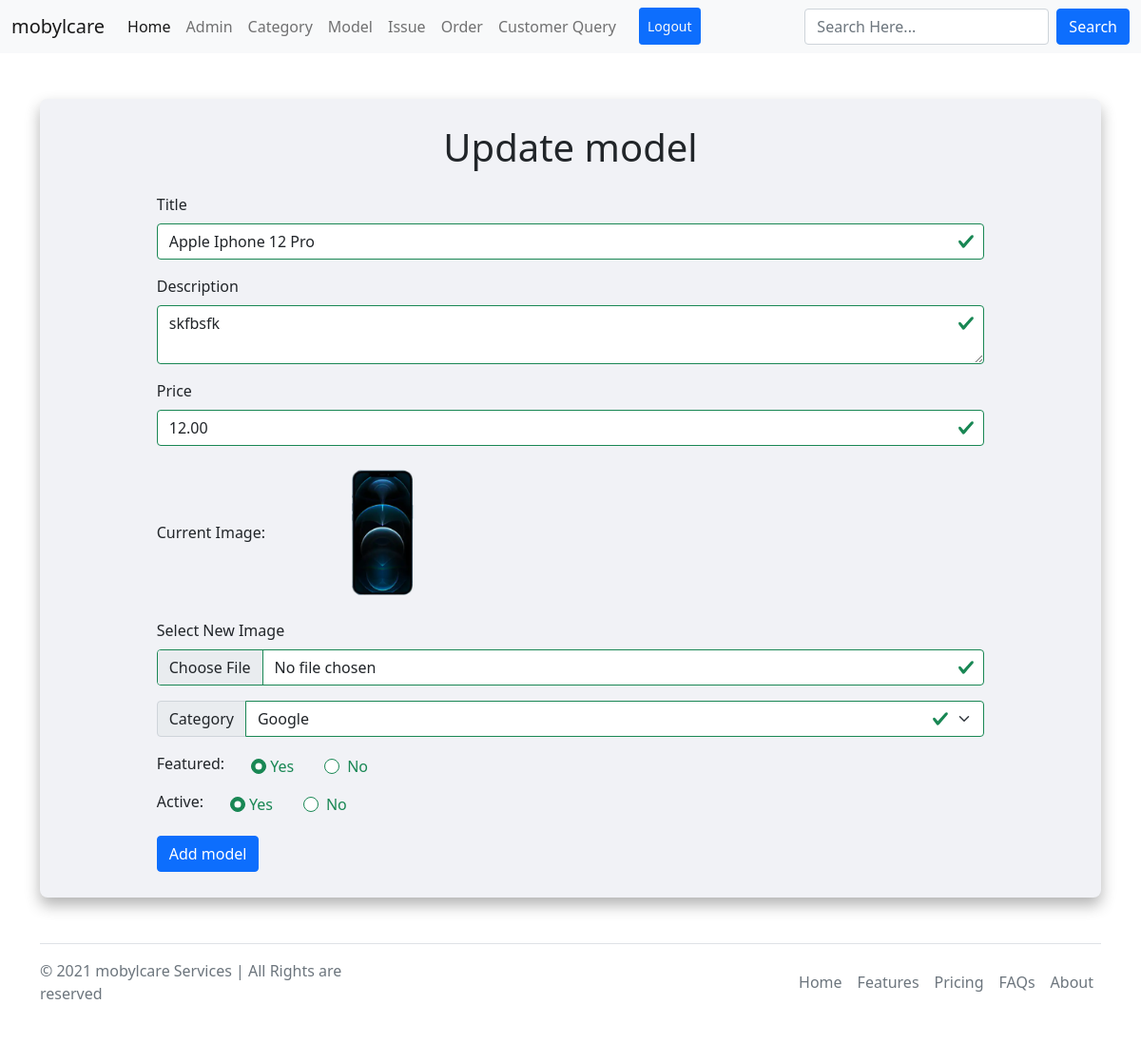
Screenshot of /admin/update-model.php?id=13 (signed in) with the database file from the repository.
### tables this page shows
CREATE TABLE `tbl_model` (
  `id` int(10) UNSIGNED NOT NULL,
  `title` varchar(100) NOT NULL,
  `description` text NOT NULL,
  `price` decimal(10,2) NOT NULL,
  `image_name` varchar(255) NOT NULL,
  `category_id` int(10) UNSIGNED NOT NULL,
  `featured` varchar(10) NOT NULL,
  `active` varchar(10) NOT NULL
);

CREATE TABLE `tbl_category` (
  `id` int(10) UNSIGNED NOT NULL,
  `title` varchar(100) NOT NULL,
  `image_name` varchar(255) NOT NULL,
  `featured` varchar(10) NOT NULL,
  `active` varchar(10) NOT NULL
);

### admin/update-model.php (the view, shortened to what this page needs)
<?php
include('partials/_header.php');
?>
<?php
if (isset($_GET['id'])) {
    $id = $_GET['id'];
    $sql2 = "SELECT * FROM tbl_model WHERE id=$id";
    $result2 = mysqli_query($conn, $sql2);
    $row2 = mysqli_fetch_assoc($result2);
    $title = $row2['title'];
    $description = $row2['description'];
    $price = $row2['price'];
    $current_image = $row2['image_name'];
    $current_category = $row2['category_id'];
    $featured = $row2['featured'];
    $active = $row2['active'];
} else {
    header('location:' . SITEURL . 'admin/manage-model.php');
    die();
}
?>
<div class="container my-5">
    <div id="main-content" class="zindex-2" style="box-shadow: 0 .5rem 1rem rgba(0,0,0,0.3);">
        <div id="wrapper">
            <h1 class="text-center py-3">Update model</h1>
            <form action="" class="was-validated" method="post" enctype="multipart/form-data">
                <div class="mb-3">
                    <label for="title" class="form-label">Title </label>
                    <input type="text" value="<?php echo $title; ?>" class="form-control" value="" name="title" id="title" aria-describedby="emailHelp">
                </div>
                <div class="mb-3">
                    <label for="description" class="form-label">Description</label>
                    <textarea placeholder="Description of the model" class="form-control" name="description" id="description"><?php echo $description; ?></textarea>
                </div>
                <div class="mb-3">
                    <label for="price" class="form-label">Price</label>
                    <input value="<?php echo $price; ?>" type="number" class="form-control" name="price" id="price">
                </div>
                <div class="mb-3 d-flex align-items-center">
                    <label class="form-label mb-0">Current Image: </label>
                    <div class="ms-5">
                        <?php
                        if ($current_image == "") {
                            echo '<div class="text-danger">Image not Available</div>';
                        } else {
                        ?>
                            <img src="<?php echo SITEURL; ?>images/model/<?php echo $current_image; ?>" width="150px">
                        <?php
                        }
                        ?>
                    </div>
                </div>
                <div class="mb-3">
                    <label for="image" class="form-label">Select New Image </label>
                    <input type="file" class="form-control" name="image" id="image" aria-label="file example">
                </div>
                <div class="input-group mb-3">
                    <label class="input-group-text" for="inputGroupSelect01">Category</label>
                    <select class="form-select" name="category" id="inputGroupSelect01">
                        <?php
                        $sql = "SELECT * FROM tbl_category WHERE active='Yes'";
                        $result = mysqli_query($conn, $sql);
                        $count = mysqli_num_rows($result);
                        if ($count > 0) {
                            while ($row = mysqli_fetch_assoc($result)) {
                                $category_title = $row['title'];
                                $category_id = $row['id'];
                        ?>
                                <option <?php if ($current_category == $category_id) {
                                            echo 'selected';
                                        } ?> value="<?php echo $category_id; ?>"><?php echo $category_title; ?></option>
                            <?php
                            }
                        } else {
                            ?>
                            <option value="0">Category Not Available</option>
                        <?php
                        }
                        ?>
                    </select>
                </div>
                <div class="mb-2 d-flex align-items-center">
                    <label for="exampleInputEmail1" class="form-label">Featured: </label>
                    <div class="form-check">
                        <input <?php if ($featured == "Yes") {
                                    echo "checked";
                                } ?> class="form-check-input mx-1" name="featured" type="radio" value="Yes" id="featured">
                        <label class="form-check-label" for="featured">
                            Yes
                        </label>
                    </div>
                    <div class="form-check">
                        <input <?php if ($featured == "No") {
                                    echo "checked";
                                } ?> class="form-check-input mx-2" type="radio" name="featured" value="No" id="featured">
                        <label class="form-check-label" for="featured">
                            No
                        </label>
                    </div>
                </div>
                <div class="mb-3 d-flex align-items-center">
                    <label for="exampleInputEmail1" class="form-label">Active: </label>
                    <div class="form-check">
                        <input <?php if ($active == "Yes") {
                                    echo "checked";
                                } ?> class="form-check-input mx-1" type="radio" name="active" value="Yes" id="active">
                        <label class="form-check-label" for="active">
                            Yes
                        </label>
                    </div>
                    <div class="form-check">
                        <input <?php if ($active == "No") {
                                    echo "checked";
                                } ?> class="form-check-input mx-2" type="radio" name="active" value="No" id="active">
                        <label class="form-check-label" for="active">
                            No
                        </label>
                    </div>
                </div>
                <div class="mb-3">
                    <button class="btn btn-primary" type="submit" name="submit">Add model</button>
                </div>
            </form>
        </div>
    </div>
</div>
<?php
include('partials/_footer.php');
?>

### css/admin.css (style rules this page uses)
* { margin: 0; padding: 0; font-family: 'Segoe UI', Tahoma, Geneva, Verdana, sans-serif; }
body { min-height: 100vh; }
#wrapper { padding: 1%; width: 80%; margin: 0 auto; }
#main-content { background: #f1f2f6 !important; }

### admin/partials/_header.php (style rules this page uses)
div#main-content { background: #f1f2f6 !important; border-radius: .5rem !important; }

### rows the page displays
tbl_model: title "Apple Iphone 12 Pro", description "skfbsfk", price "12.00", image_name (picture), category "Google", featured "☑ Yes", active "☑ Yes"
